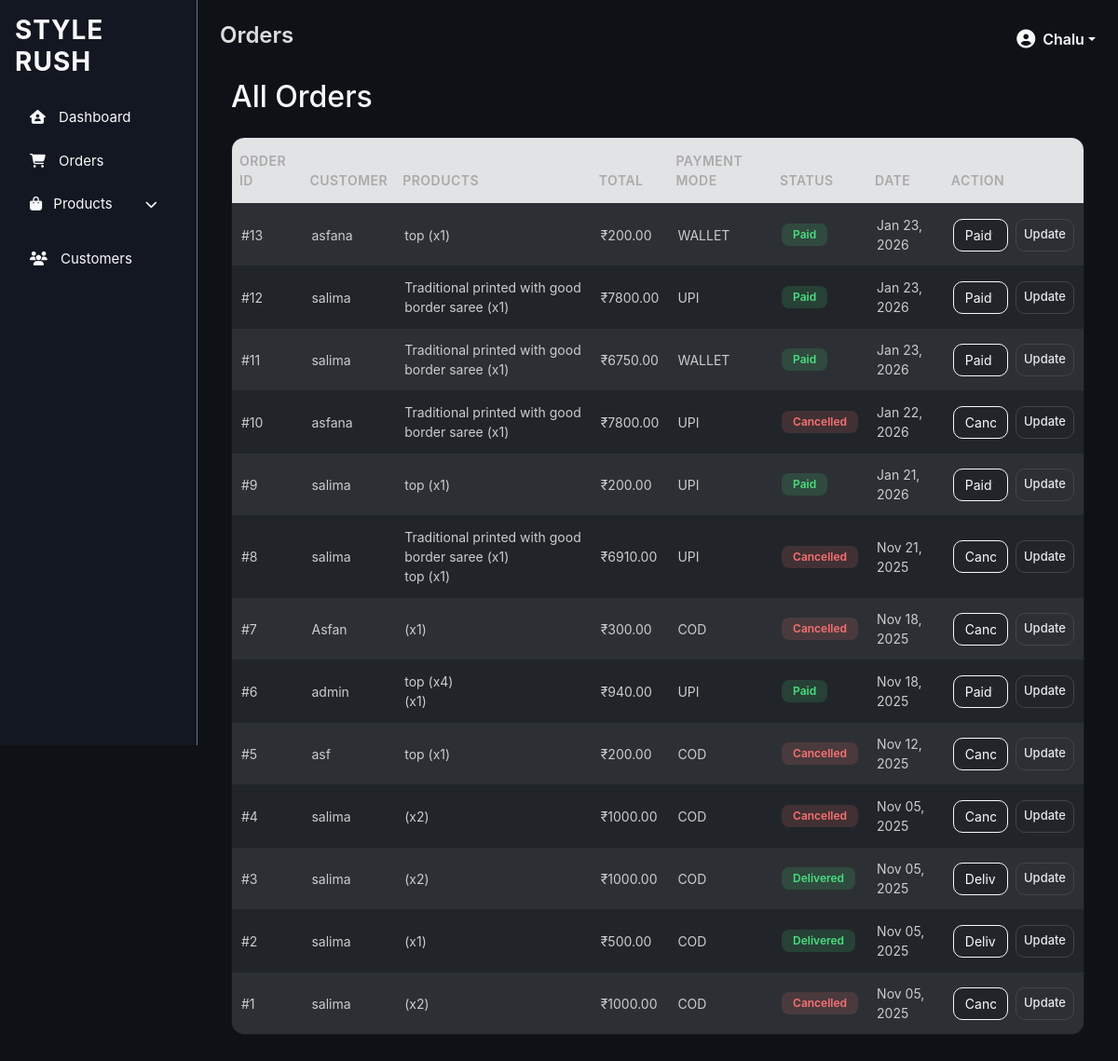
Screenshot of /adminapp/orders/ (signed in) with the database file from the repository.
### fashion/models.py (models this page shows, shortened)
class CustomUser(AbstractUser):
    email = models.EmailField(unique=True)
    USERNAME_FIELD = 'username'
    REQUIRED_FIELDS = ['email']

### orderapp/models.py (models this page shows, shortened)
class Order(models.Model):
    PAYMENT_METHODS = [
        ('UPI', 'UPI'),
        ('COD', 'Cash on Delivery'),
        ("wallet", "Wallet"),
    ]
    PAYMENT_STATUS = [
        ('Pending', 'Pending'),
        ('Paid', 'Paid'),
        ('Shipped', 'Shipped'),
        ('Delivered', 'Delivered'),
    ]
    user = models.ForeignKey(settings.AUTH_USER_MODEL, on_delete=models.CASCADE)
    address = models.ForeignKey(Address, on_delete=models.SET_NULL, null=True)
    total = models.DecimalField(max_digits=10, decimal_places=2)
    payment_mode = models.CharField(max_length=20, choices=PAYMENT_METHODS)
    payment_status = models.CharField(max_length=20, choices=PAYMENT_STATUS, default='Pending')
    upi_id = models.CharField(max_length=50, blank=True, null=True)
    upi_app = models.CharField(max_length=50, blank=True, null=True)
    created_at = models.DateTimeField(auto_now_add=True)

class OrderItem(models.Model):
    order = models.ForeignKey(Order, on_delete=models.CASCADE, related_name='items')
    variant = models.ForeignKey(ProductVariant, on_delete=models.SET_NULL, null=True)
    quantity = models.PositiveIntegerField(default=1)
    price = models.DecimalField(max_digits=10, decimal_places=2)

### product/models.py (models this page shows, shortened)
class ProductVariant(models.Model):
    product = models.ForeignKey(Product, on_delete=models.CASCADE, related_name='variants')
    color = models.ForeignKey(ProductColor, on_delete=models.CASCADE, related_name='variants')
    size = models.ForeignKey(ProductSize, on_delete=models.CASCADE, related_name='variants')
    price = models.DecimalField(max_digits=8, decimal_places=2)
    stock = models.PositiveIntegerField(default=0)
    image = models.ImageField(upload_to='products/variants/', blank=True, null=True)
    class Meta:
        unique_together = ('product','color', 'size')  # Prevent duplicate combinations

class Product(models.Model):
    name = models.CharField(max_length=150)
    description = models.TextField(blank=True)
    category = models.ForeignKey(Category, on_delete=models.CASCADE, related_name='products')
    brand = models.ForeignKey(Brand, on_delete=models.SET_NULL, null=True, blank=True)
    featured = models.BooleanField(default=False)
    created_at = models.DateTimeField(auto_now_add=True)
    image = models.ImageField(upload_to='products/main/', blank=True, null=True)

### adminapp/views.py (the view)
# urls.py: path('orders/', orders_page, name='orders'),
@login_required
@user_passes_test(lambda u: u.is_superuser)
def orders_page(request):
    orders = (
        Order.objects
        .select_related('user', 'address')
        .prefetch_related('items__variant__product')
        .order_by('-id')
    )
    return render(request, 'admin_app/orders.html', {'orders': orders})

### templates/admin_app/orders.html (shortened to what this page needs)
{% extends 'admin_app/base.html' %}
{% block title %}Orders{% endblock %}
{% block 'content' %}
<div class="container mt-4">
    <h2 class="text-light mb-4">All Orders</h2>
    <table class="table table-dark table-hover align-middle table-striped border border-secondary">
        <thead class="table-secondary text-dark">
            <tr>
                <th>Order ID</th>
                <th>Customer</th>
                <th>Products</th>
                <th>Total</th>
                <th>Payment Mode</th>
                <th>Status</th>
                <th>Date</th>
                <th>Action</th>
            </tr>
        </thead>
        <tbody>
            {% for order in orders %}
                <tr>
                    <td>#{{ order.id }}</td>
                    <td>{{ order.user.username }}</td>
                    <td>
                        {% for item in order.items.all %}
                            {{ item.variant.product.name }} (x{{ item.quantity }})<br>
                        {% empty %}
                            <em>No items</em>
                        {% endfor %}
                    </td>
                    <td>₹{{ order.total }}</td>
                    <td>{{ order.payment_mode }}</td>
                    <td>
                        {% if order.payment_status == "Pending" %}
                            <span class="badge bg-warning text-dark">Pending</span>
                        {% elif order.payment_status == "Paid" %}
                            <span class="badge bg-success">Paid</span>
                        {% elif order.payment_status == "Shipped" %}
                            <span class="badge bg-primary">Shipped</span>
                        {% elif order.payment_status == "Delivered" %}
                            <span class="badge bg-success">Delivered</span>
                        {% elif order.payment_status == "Cancelled" %}
                            <span class="badge bg-danger">Cancelled</span>
                        {% else %}
                            <span class="badge bg-secondary">{{ order.payment_status }}</span>
                        {% endif %}
                    </td>
                    <td>{{ order.created_at|date:"M d, Y" }}</td>
                    <td>
                        <form method="post" action="{% url 'update_order_status' order.id %}" class="d-flex gap-2">
                            <select name="status" class="form-select form-select-sm bg-dark text-light border-light">
                                <option value="Paid" {% if order.payment_status == 'Paid' %}selected{% endif %}>Paid</option>
                                <option value="Delivered" {% if order.payment_status == 'Delivered' %}selected{% endif %}>Delivered</option>
                                <option value="Cancelled" {% if order.payment_status == 'Cancelled' %}selected{% endif %}>Cancelled</option>
                            </select>
                            <button type="submit" class="btn btn-outline-light btn-sm">Update</button>
                        </form>
                    </td>
                </tr>
            {% empty %}
                <tr>
                    <td colspan="8" class="text-center"><em>No orders found.</em></td>
                </tr>
            {% endfor %}
        </tbody>
    </table>
</div>
{% endblock %}

### templates/admin_app/base.html (shortened to what this page needs)
{% load static %}
<!DOCTYPE html>
<html lang="en">
<head>
    <link href="https://cdn.jsdelivr.net/npm/bootstrap@5.3.0/dist/css/bootstrap.min.css" rel="stylesheet">
    <link rel="stylesheet" href="https://cdnjs.cloudflare.com/ajax/libs/font-awesome/6.4.0/css/all.min.css" />
    <link rel="stylesheet" href="{% static 'css/dashboard.css' %}">
</head>
<body class="text-light">
    <div class="d-flex">
        <nav class="p-3 vh-100 border-end border-secondary" style="width: 250px;">
            <h3 class="text-light mb-4">STYLE<br>RUSH</h3>
            <ul class="nav flex-column">
                <li class="nav-item">
                    <a href="{% url 'dashboard' %}" class="nav-link text-light">
                        <i class="fa-solid fa-house-user"></i> Dashboard
                    </a>
                </li>
                <li class="nav-item">
                    <a href="{% url 'orders' %}" class="nav-link text-light">
                        <i class="fa-solid fa-cart-shopping"></i> Orders
                    </a>
                </li>
                <li class="nav-item dropdown">
                    <a class="nav-link text-light d-flex justify-content-between align-items-center"href="#" id="productDropdown" role="button" data-bs-toggle="collapse" data-bs-target="#productMenu"aria-expanded="false" aria-controls="productMenu">
                        <span><i class="fa-solid fa-bag-shopping me-2"></i> Products</span>
                        <i class="fa-solid fa-chevron-down small"></i>
                    </a>
                </li>
                <li class="nav-item">
                    <a href="{% url 'customers' %}" class="nav-link text-light">
                        <i class="fa-solid fa-users"></i> Customers
                    </a>
                </li>
            </ul>
        </nav>
        <div class="flex-grow-1 p-4">
            <div class="d-flex justify-content-between align-items-center mb-4">
                <h4>{% block title %}{% endblock %}</h4>
                <div class="dropdown">
                    <a class="d-flex align-items-center text-light text-decoration-none dropdown-toggle" href="#" role="button" id="adminDropdown" data-bs-toggle="dropdown" aria-expanded="false">
                        {% if request.user.is_authenticated and request.user.profile.profile_image %}
                            <img src="{{ request.user.profile.profile_image.url }}"
                                alt="{{ request.user.username }}"
                                class="rounded-circle me-2 border border-secondary"
                                width="35" height="35">
                        {% else %}
                            <i class="fa-solid fa-user-circle fs-5 me-2"></i>
                        {% endif %}
                        <span class="fw-bold">{{ request.user.username|default:"Admin" }}</span>
                    </a>
                </div>
            </div>
            {% block 'content' %}{% endblock %}
        </div>
    </div>
</body>
</html>

### static/css/dashboard.css (style rules this page uses)
body { background-color: #0e1217; color: #fff; font-family: 'Inter', 'Poppins', sans-serif; }
h3, h4, h5 { font-weight: 600; }
nav { background-color: #121721; border-right: 1px solid #2c2f36 !important; }
nav h3 { letter-spacing: 1px; font-weight: 700; }
.nav-link { color: #bbb; font-size: 15px; margin-bottom: 8px; transition: all 0.2s ease; }
.nav-link i { margin-right: 10px; }
.flex-grow-1 { background-color: #0e1217; }
.table-dark { background-color: transparent !important; color: #ddd; }
.table-dark thead { border-bottom: 1px solid #2a2e35; }
.table-dark th { font-weight: 600; color: #ccc; }
.table-dark td { color: #bbb; }
.d-flex.justify-content-between { color: #ddd; }
.fw-bold { font-weight: 600 !important; }
.d-flex.justify-content-between.align-items-center { margin-bottom: 20px; }
form.d-flex button { border-radius: 10px; border: 1px solid #3b3f47; color: #ddd; transition: all 0.2s ease; }
.table-dark { background-color: #141820 !important; color: #ddd; border-radius: 15px; overflow: hidden; }
.table-dark thead { background-color: #1a1f2a; border-bottom: 1px solid #2a2e35; }
.table-dark thead th { color: #aaa; font-size: 14px; text-transform: uppercase; border: none; letter-spacing: 0.5px; padding-top: 14px; padding-bottom: 14px; }
.table-dark tbody tr { transition: background-color 0.2s ease; border-bottom: 1px solid #1f2430; }
.table-dark td { color: #bbb; font-size: 14px; vertical-align: middle; }
.table-dark td:last-child { font-weight: 600; }
select.form-select { background-color: #141820; border: 1px solid #2a2f36; color: #fff; border-radius: 10px; padding: 6px 12px; font-size: 14px; }
select.form-select option { background-color: #141820; }
.table-dark { background-color: #141820 !important; border-radius: 15px; overflow: hidden; font-size: 14px; color: #ddd; }
.table-dark thead th { color: #aaa; text-transform: uppercase; letter-spacing: 0.5px; border: none; padding-top: 14px; padding-bottom: 14px; }
.table-dark tbody tr { border-bottom: 1px solid #1f2430; transition: background-color 0.2s ease; }
.table-dark td { vertical-align: middle; color: #bbb; padding-top: 12px; padding-bottom: 12px; }
.table-dark { background-color: #141820 !important; border-radius: 14px; overflow: hidden; color: #ddd; font-size: 14px; }
.table-dark td { color: #ccc; vertical-align: middle; padding: 12px 10px; }
.badge { padding: 6px 12px; border-radius: 8px; font-weight: 600; font-size: 12px; text-transform: capitalize; }
.bg-success { background-color: rgba(74, 222, 128, 0.15) !important; color: #4ade80 !important; }
.bg-danger { background-color: rgba(248, 113, 113, 0.15) !important; color: #f87171 !important; }
.btn { border-radius: 10px; font-weight: 500; transition: all 0.2s ease-in-out; }
.btn-outline-light.btn-sm { border: 1px solid #444; color: #e5e7eb; background-color: transparent; font-size: 13px; }

### rows the page displays
CustomUser: user.username "Chalu"
Order: id "13", user.username "asfana", total "200.00", payment_mode "WALLET", shows "Paid", created_at "Jan 23, 2026", status "Paid"
OrderItem: variant.product.name "top", quantity "1"
Order: id "12", user.username "salima", total "7800.00", payment_mode "UPI", shows "Paid", created_at "Jan 23, 2026", status "Paid"
OrderItem: variant.product.name "Traditional printed with good border saree", quantity "1"
Order: id "11", user.username "salima", total "6750.00", payment_mode "WALLET", shows "Paid", created_at "Jan 23, 2026", status "Paid"
OrderItem: variant.product.name "Traditional printed with good border saree", quantity "1"
Order: id "10", user.username "asfana", total "7800.00", payment_mode "UPI", shows "Cancelled", created_at "Jan 22, 2026", status "Cancelled"
OrderItem: variant.product.name "Traditional printed with good border saree", quantity "1"
Order: id "9", user.username "salima", total "200.00", payment_mode "UPI", shows "Paid", created_at "Jan 21, 2026", status "Paid"
OrderItem: variant.product.name "top", quantity "1"
Order: id "8", user.username "salima", total "6910.00", payment_mode "UPI", shows "Cancelled", created_at "Nov 21, 2025", status "Cancelled"
OrderItem: variant.product.name "Traditional printed with good border saree", quantity "1"
OrderItem: variant.product.name "top", quantity "1"
Order: id "7", user.username "Asfan", total "300.00", payment_mode "COD", shows "Cancelled", created_at "Nov 18, 2025", status "Cancelled"
OrderItem: quantity "1"
Order: id "6", user.username "admin", total "940.00", payment_mode "UPI", shows "Paid", created_at "Nov 18, 2025", status "Paid"
OrderItem: variant.product.name "top", quantity "4"
OrderItem: quantity "1"
Order: id "5", user.username "asf", total "200.00", payment_mode "COD", shows "Cancelled", created_at "Nov 12, 2025", status "Cancelled"
OrderItem: variant.product.name "top", quantity "1"
Order: id "4", user.username "salima", total "1000.00", payment_mode "COD", shows "Cancelled", created_at "Nov 05, 2025", status "Cancelled"
OrderItem: quantity "2"
Order: id "3", user.username "salima", total "1000.00", payment_mode "COD", shows "Delivered", created_at "Nov 05, 2025", status "Delivered"
OrderItem: quantity "2"
Order: id "2", user.username "salima", total "500.00", payment_mode "COD", shows "Delivered", created_at "Nov 05, 2025", status "Delivered"
OrderItem: quantity "1"
Order: id "1", user.username "salima", total "1000.00", payment_mode "COD", shows "Cancelled", created_at "Nov 05, 2025", status "Cancelled"
OrderItem: quantity "2"
